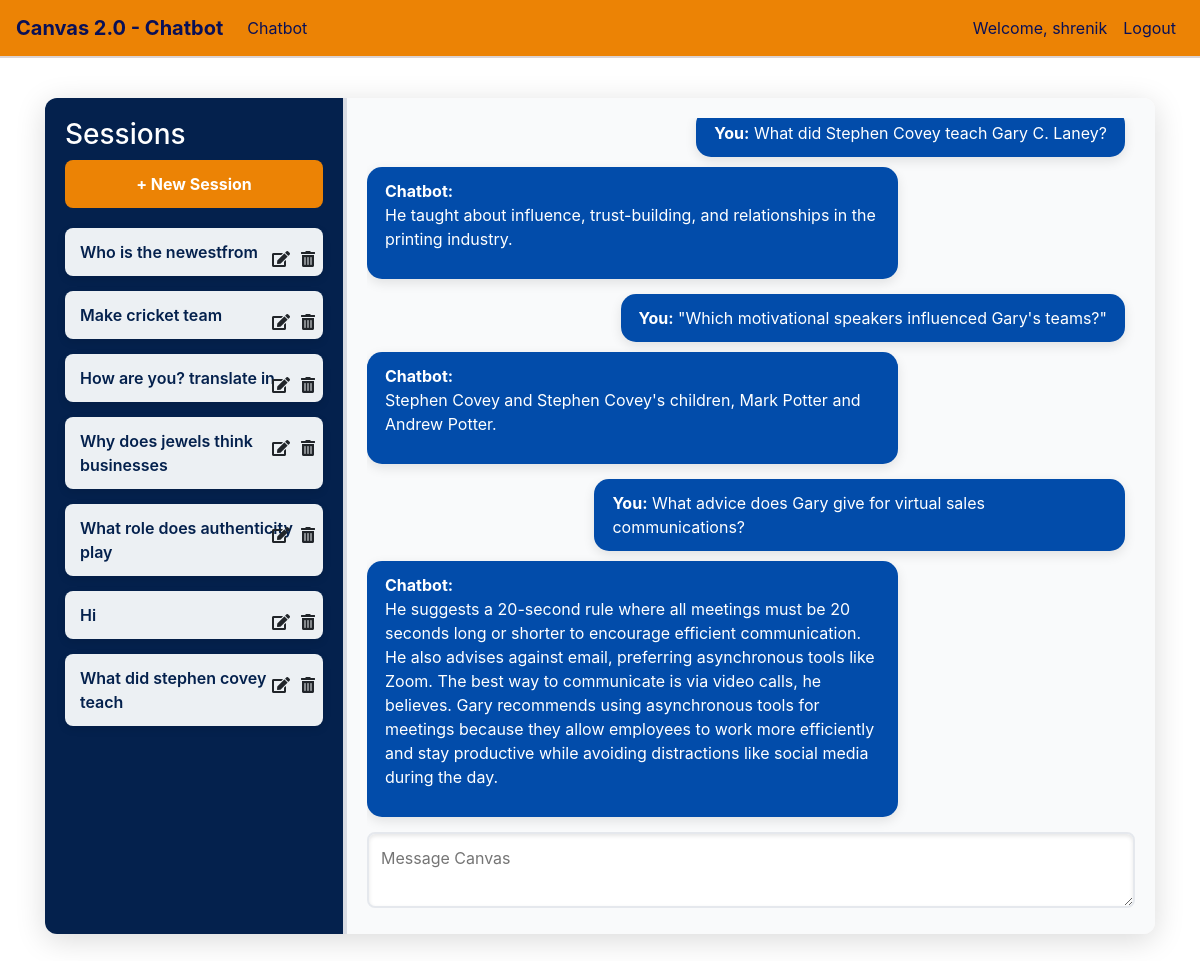
Page /canvas/ (signed in) on the committed database.
### ChatBot/models.py (models this page shows, shortened)
class ChatSession(models.Model):
    user = models.ForeignKey(User, on_delete=models.CASCADE)
    created_at = models.DateTimeField(auto_now_add=True)
    title = models.CharField(max_length=255, blank=True)  # Title can be auto-generated or renamed by user

class ChatMessage(models.Model):
    session = models.ForeignKey(ChatSession, related_name='messages', on_delete=models.CASCADE)
    question = models.TextField()
    response = models.TextField()
    created_at = models.DateTimeField(auto_now_add=True)

### ChatBot/views.py (the view, shortened to what this page needs)
# urls.py: path('canvas/', views.chat, name='chat'),  # Redirect to the latest session or create new
@login_required
def chat(request, session_id=None):
    if session_id:
        session = get_object_or_404(ChatSession, id=session_id, user=request.user)
    else:
        session = ChatSession.objects.filter(user=request.user).order_by('-created_at').first()
        if not session:
            session = ChatSession.objects.create(user=request.user, title="New Session")
            return redirect('chat', session_id=session.id)
    messages = session.messages.all()
    return render(request, 'chatbot/canvas.html', {
        'messages': messages,
        'sessions': ChatSession.objects.filter(user=request.user),
        'current_session': session
    })

### ChatBot/templates/chatbot/canvas.html (shortened to what this page needs)
{% extends 'base.html' %}
{% load static %}
{% block content %}
<link rel="stylesheet" href="{% static 'chatbot.css' %}">
<link rel="stylesheet" href="https://maxcdn.bootstrapcdn.com/bootstrap/4.5.2/css/bootstrap.min.css">
<link rel="stylesheet" href="https://cdnjs.cloudflare.com/ajax/libs/font-awesome/5.15.4/css/all.min.css">
<div class="chat-container">
    <div class="sidebar">
        <h3>Sessions</h3>
        <button id="new-session-btn" class="btn btn-block">+ New Session</button>
        <ul class="session-list">
            {% for session in sessions %}
                <li class="{% if session == current_session %}active{% endif %}">
                    <a href="{% url 'chat' session.id %}">
                        <span class="session-title" id="session-title-{{ session.id }}">
                            {{ session.title }}
                        </span>
                    </a>
                    <div class="session-buttons">
                        <button class="btn edit-btn edit-session-title" title="Rename" data-session-id="{{ session.id }}">
                            <i class="fas fa-edit"></i>
                        </button>
                        <button class="btn delete-btn delete-session" title="Delete" data-session-id="{{ session.id }}">
                            <i class="fas fa-trash-alt"></i>
                        </button>
                    </div>
                </li>
            {% endfor %}
        </ul>
    </div>
    <div class="chatbox">
        <div id="chat-messages" class="chat-messages">
            {% for message in messages %}
            <div class="message-container">
                {% if message.question %}
                    <div class="user-message"><strong>You:</strong> {{ message.question }}</div>
                {% endif %}
                {% if message.response %}
                    <div class="chatbot-response"><strong>Chatbot:</strong> {{ message.response|linebreaks }}</div>
                {% endif %}
            </div>
            {% endfor %}
        </div>
        <form method="post" id="chat-form">
            <textarea name="user_input" placeholder="Message Canvas"></textarea>
        </form>
    </div>
</div>
{% endblock %}

### ChatBot/templates/base.html (shortened to what this page needs)
<!DOCTYPE html>
<html lang="en">
<head>
    <link rel="stylesheet" href="https://maxcdn.bootstrapcdn.com/bootstrap/4.5.2/css/bootstrap.min.css">
    {% load static %}
</head>
<body>
    <nav class="navbar navbar-expand-lg navbar-light" >
        <a class="navbar-brand" href="{% url 'index' %}" style="color: #091057;">Canvas 2.0 - Chatbot</a>
        <div class="collapse navbar-collapse" id="navbarNav">
            <ul class="navbar-nav mr-auto">
                <li class="nav-item">
                    <a class="nav-link" href="{% url 'chat' %}" style="color: #091057;">Chatbot</a>
                </li>
            </ul>
            <div class="navbar-nav">
                {% if user.is_authenticated %}
                    <span class="nav-item nav-link" style="color: #091057;">Welcome, {{ user.username }}</span>
                    <a class="nav-item nav-link" href="{% url 'logout' %}" style="color: #091057;">Logout</a>
                {% else %}
                    <a class="nav-item nav-link" href="{% url 'login' %}" style="color: #091057;">Login</a>
                {% endif %}
            </div>
        </div>
    </nav>
    <div class="container content">
        {% block content %}{% endblock %}
    </div>
</body>
</html>

### ChatBot/static/chatbot.css (style rules this page uses)
body { font-family: 'Poppins', sans-serif; background: #f4f7fc; margin: 0; padding: 0; display: flex; flex-direction: column; min-height: 100vh; }
.chat-container { display: flex; flex-direction: row; height: 85vh; margin: 20px auto; width: 100%; max-width: 1200px; background: #ffffff; border-radius: 12px; overflow: hidden; box-shadow: 0 6px 30px rgba(0, 0, 0, 0.15); }
.sidebar { width: 300px; background: #04214D; padding: 20px; display: flex; flex-direction: column; color: #FFFFFF; overflow-y: auto; border-right: 2px solid #d9dce3; }
.session-list { list-style: none; padding: 0; margin: 0; }
.session-list li { display: flex; flex-direction: column; align-items: flex-start; margin-bottom: 15px; position: relative; padding: 12px 15px; background: #ECF0F3; border-radius: 8px; transition: transform 0.2s ease, background-color 0.2s ease; cursor: pointer; box-shadow: 0 3px 8px rgba(0, 0, 0, 0.1); }
.session-title { flex-grow: 1; font-size: 16px; font-weight: 600; color: #04214D; word-wrap: break-word; margin-bottom: 5px; }
.session-buttons { display: flex; gap: 1px; position: absolute; right: 7px; }
.edit-btn, .delete-btn { font-size: 14px; width: 28px; height: 28px; display: flex; justify-content: center; align-items: center; color: #FFFFFF; cursor: pointer; }
#new-session-btn { color: white; font-size: 16px; font-weight: bold; padding: 12px; border-radius: 8px; border: none; background: #EC8305; margin-bottom: 20px; transition: background-color 0.3s ease, transform 0.3s ease; cursor: pointer; }
.chatbox { flex: 1; display: flex; flex-direction: column; padding: 20px; background: #F9FAFB; border-left: 2px solid #D9DCE3; position: relative; }
#chat-messages { flex-grow: 1; overflow-y: auto; padding-right: 10px; scroll-behavior: smooth; }
.message-container { margin-bottom: 15px; animation: fadeIn 0.5s ease-in-out; }
.user-message { background: #024CAA; color: #ffffff; padding: 12px 18px; border-radius: 15px; margin-bottom: 10px; width: fit-content; max-width: 70%; margin-left: auto; box-shadow: 0 4px 12px rgba(0, 0, 0, 0.1); animation: slideInRight 0.4s ease-in-out; }
.chatbot-response { background: #024CAA; color: #ffffff; padding: 12px 18px; border-radius: 15px; margin-bottom: 10px; width: fit-content; max-width: 70%; margin-right: auto; box-shadow: 0 4px 12px rgba(0, 0, 0, 0.1); animation: slideInLeft 0.4s ease-in-out; }
textarea { width: 100%; font-size: 16px; padding: 12px; border-radius: 8px; border: 2px solid #E5E8ED; resize: none; transition: border-color 0.3s ease, box-shadow 0.3s ease; box-shadow: inset 0 2px 4px rgba(0, 0, 0, 0.1); }

### ChatBot/templates/base.html (style rules this page uses)
* { margin: 0; padding: 0; box-sizing: border-box; }
body { background-color: #DBD3D3; color: #091057; font-family: 'Poppins', sans-serif; }
nav { background-color: #EC8305; border-bottom: 2px solid #DBD3D3; }
nav a { color: #DBD3D3; transition: background-color 0.3s ease; }
.content { padding: 20px; }
.navbar-brand { font-weight: 700; color: #EC8305; }
.navbar-nav .nav-item .nav-link { color: #DBD3D3; }

### rows in the picture
ChatSession: title "Who is the newestfrom"
ChatSession: title "Make cricket team"
ChatSession: title "How are you? translate in"
ChatSession: title "Why does jewels think businesses"
ChatSession: title "What role does authenticity play"
ChatSession: title "Hi"
ChatSession: title "What did stephen covey teach"
ChatMessage: question "What did Stephen Covey teach Gary C. Laney?", response "He taught about influence, trust-building, and relationships in the printing industry."
ChatMessage: question "\"Which motivational speakers influenced Gary's teams?\"", response "Stephen Covey and Stephen Covey's children, Mark Potter and Andrew Potter."
ChatMessage: question "What advice does Gary give for virtual sales communications?", response "He suggests a 20-second rule where all meetings must be 20 seconds long or shorter to encourage efficient communication. He also advises against email, preferring asynchronous tools like Zoom. The best way to communicate is via video calls, he believes. Gary recommends using asynchronous tools for meetings because they allow employees to work more efficiently and stay productive while avoiding distractions like social media during the day."

### other values in the picture
{{ user.username }} "shrenik"
